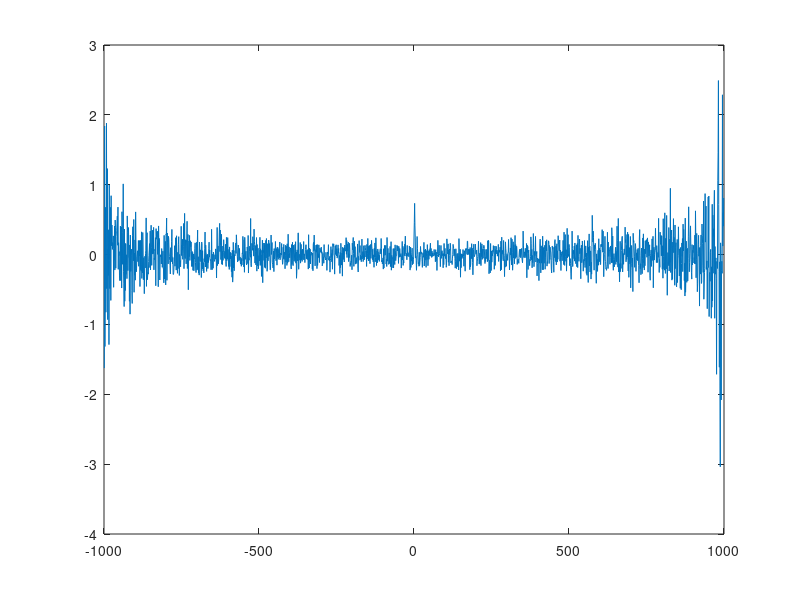
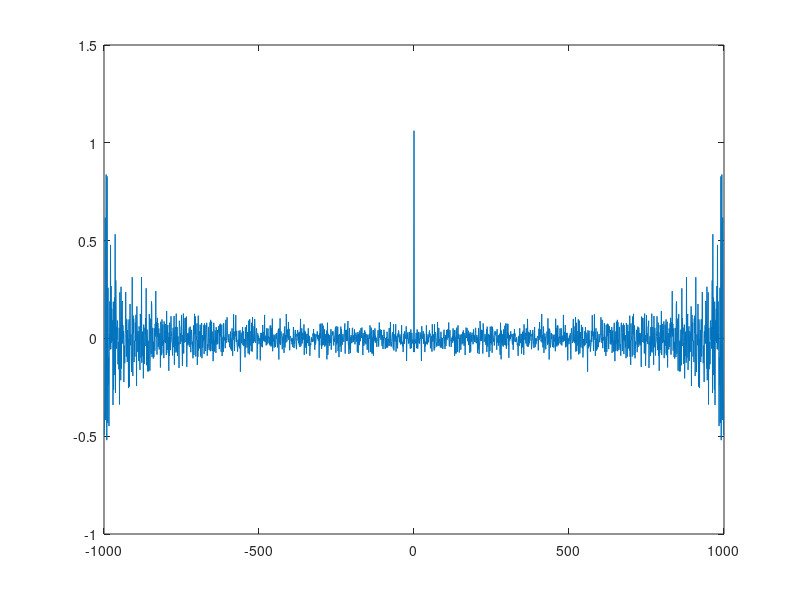

Here is the MATLAB script that generated these plots, in order:
clear all

x = randn(1000,1);

b = [1 2 3 2 1];
a = 1;

y = filter(b, a, x);

factor = std(y);
%y = y - mean(y);
y = y./factor;

n_var = 10;
sigma = sqrt(n_var);
eta = randn(1000,1).* sigma;

z = y + eta;

[ccf, lags1] = xcorr(z,x, 'unbiased');
figure
plot(lags1, ccf)

[acf, lags2] = xcorr(x, 'unbiased');
figure
plot(lags2, acf)

ccf_short = ccf(1000:end);
acf_short = acf(1000:end);


pxx = zeros(5,1);
pxx(1:5) = ccf_short(1:5);


Rxx = zeros(5,5);
Rxx(1,:) = acf_short(1:5);

Rxx(2,2:5) = acf_short(1:4);
Rxx(2,1) = acf_short(2);

Rxx(3,3:5) = acf_short(1:3);
Rxx(3,1:2) = flip(acf_short(2:3));

Rxx(4,4:5) = acf_short(1:2);
Rxx(4,1:3) = flip(acf_short(2:4));

Rxx(5,5) = acf_short(1);
Rxx(5,1:4) = flip(acf_short(2:5));


w = inv(Rxx) * pxx
w = w * factor




